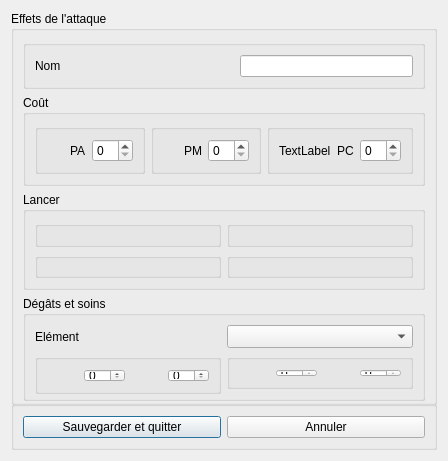
<?xml version="1.0" encoding="UTF-8"?>
<ui version="4.0">
 <class>AttackForm</class>
 <widget class="QDialog" name="AttackForm">
  <property name="geometry">
   <rect>
    <x>0</x>
    <y>0</y>
    <width>448</width>
    <height>461</height>
   </rect>
  </property>
  <property name="minimumSize">
   <size>
    <width>448</width>
    <height>461</height>
   </size>
  </property>
  <property name="maximumSize">
   <size>
    <width>508</width>
    <height>461</height>
   </size>
  </property>
  <property name="windowTitle">
   <string>Créer ou modifier une attaque</string>
  </property>
  <property name="modal">
   <bool>true</bool>
  </property>
  <layout class="QGridLayout" name="gridLayout">
   <item row="0" column="0">
    <widget class="QGroupBox" name="attackEffectsGroupBox">
     <property name="minimumSize">
      <size>
       <width>398</width>
       <height>394</height>
      </size>
     </property>
     <property name="title">
      <string>Effets de l'attaque</string>
     </property>
     <layout class="QGridLayout" name="gridLayout_20">
      <item row="1" column="0">
       <widget class="QGroupBox" name="costBox">
        <property name="title">
         <string>Coût</string>
        </property>
        <layout class="QHBoxLayout" name="horizontalLayout_71">
         <item>
          <widget class="QGroupBox" name="paCostBox">
           <property name="title">
            <string/>
           </property>
           <layout class="QHBoxLayout" name="horizontalLayout_74">
            <item>
             <widget class="QLabel" name="paCostIcon">
              <property name="text">
               <string/>
              </property>
              <property name="pixmap">
               <pixmap resource="../icons.qrc">:/assets/icons/skills/ap.png</pixmap>
              </property>
             </widget>
            </item>
            <item>
             <widget class="QLabel" name="paCostLabel">
              <property name="text">
               <string>PA</string>
              </property>
             </widget>
            </item>
            <item>
             <widget class="QSpinBox" name="paCostSpin"/>
            </item>
           </layout>
          </widget>
         </item>
         <item>
          <widget class="QGroupBox" name="pmCostBox">
           <property name="title">
            <string/>
           </property>
           <layout class="QHBoxLayout" name="horizontalLayout_75">
            <item>
             <widget class="QLabel" name="pmCostIcon">
              <property name="text">
               <string/>
              </property>
              <property name="pixmap">
               <pixmap resource="../icons.qrc">:/assets/icons/skills/mp.png</pixmap>
              </property>
             </widget>
            </item>
            <item>
             <widget class="QLabel" name="pmCostLabel">
              <property name="text">
               <string>PM</string>
              </property>
             </widget>
            </item>
            <item>
             <widget class="QSpinBox" name="pmCostSpin"/>
            </item>
           </layout>
          </widget>
         </item>
         <item>
          <widget class="QGroupBox" name="pcCostBox">
           <property name="title">
            <string/>
           </property>
           <layout class="QHBoxLayout" name="horizontalLayout_76">
            <item>
             <widget class="QLabel" name="pcCostIcon">
              <property name="text">
               <string>TextLabel</string>
              </property>
             </widget>
            </item>
            <item>
             <widget class="QLabel" name="pcCostLabel">
              <property name="text">
               <string>PC</string>
              </property>
             </widget>
            </item>
            <item>
             <widget class="QSpinBox" name="pcCostSpin"/>
            </item>
           </layout>
          </widget>
         </item>
        </layout>
       </widget>
      </item>
      <item row="3" column="0">
       <widget class="QGroupBox" name="damagesHealBox">
        <property name="minimumSize">
         <size>
          <width>378</width>
          <height>105</height>
         </size>
        </property>
        <property name="title">
         <string>Dégâts et soins</string>
        </property>
        <layout class="QGridLayout" name="gridLayout_18">
         <item row="3" column="0">
          <widget class="QGroupBox" name="damagesBox">
           <property name="minimumSize">
            <size>
             <width>176</width>
             <height>40</height>
            </size>
           </property>
           <property name="title">
            <string/>
           </property>
           <layout class="QHBoxLayout" name="horizontalLayout_2">
            <item>
             <widget class="QLabel" name="damagesIconMin">
              <property name="text">
               <string/>
              </property>
              <property name="pixmap">
               <pixmap resource="../icons.qrc">:/assets/icons/skills/mastery.png</pixmap>
              </property>
             </widget>
            </item>
            <item>
             <widget class="QSpinBox" name="damagesSpinMin"/>
            </item>
            <item>
             <widget class="QLabel" name="damagesIconMax">
              <property name="text">
               <string/>
              </property>
              <property name="pixmap">
               <pixmap resource="../icons.qrc">:/assets/icons/skills/mastery.png</pixmap>
              </property>
             </widget>
            </item>
            <item>
             <widget class="QSpinBox" name="damagesSpinMax"/>
            </item>
           </layout>
          </widget>
         </item>
         <item row="3" column="1">
          <widget class="QGroupBox" name="healBox">
           <property name="title">
            <string/>
           </property>
           <layout class="QHBoxLayout" name="horizontalLayout">
            <item>
             <widget class="QLabel" name="healIconMin">
              <property name="text">
               <string/>
              </property>
              <property name="pixmap">
               <pixmap resource="../icons.qrc">:/assets/icons/skills/heals.png</pixmap>
              </property>
             </widget>
            </item>
            <item>
             <widget class="QSpinBox" name="healSpinMin"/>
            </item>
            <item>
             <widget class="QLabel" name="healIconMax">
              <property name="text">
               <string/>
              </property>
              <property name="pixmap">
               <pixmap resource="../icons.qrc">:/assets/icons/skills/heals.png</pixmap>
              </property>
             </widget>
            </item>
            <item>
             <widget class="QSpinBox" name="healSpinMax"/>
            </item>
           </layout>
          </widget>
         </item>
         <item row="2" column="0">
          <widget class="QLabel" name="elementLabel">
           <property name="text">
            <string>Elément</string>
           </property>
          </widget>
         </item>
         <item row="2" column="1">
          <widget class="QComboBox" name="elementComboBox">
           <property name="font">
            <font>
             <pointsize>10</pointsize>
            </font>
           </property>
           <property name="accessibleName">
            <string>0</string>
           </property>
           <property name="insertPolicy">
            <enum>QComboBox::InsertAlphabetically</enum>
           </property>
           <property name="sizeAdjustPolicy">
            <enum>QComboBox::AdjustToContents</enum>
           </property>
           <property name="iconSize">
            <size>
             <width>20</width>
             <height>20</height>
            </size>
           </property>
          </widget>
         </item>
        </layout>
       </widget>
      </item>
      <item row="0" column="0">
       <widget class="QGroupBox" name="attackNameBox">
        <property name="title">
         <string/>
        </property>
        <layout class="QHBoxLayout" name="horizontalLayout_60">
         <item>
          <widget class="QLabel" name="attackNameLabel">
           <property name="text">
            <string>Nom</string>
           </property>
          </widget>
         </item>
         <item>
          <spacer name="attackNameSpacer">
           <property name="orientation">
            <enum>Qt::Horizontal</enum>
           </property>
           <property name="sizeHint" stdset="0">
            <size>
             <width>40</width>
             <height>20</height>
            </size>
           </property>
          </spacer>
         </item>
         <item>
          <widget class="QLineEdit" name="attackNameLineEdit"/>
         </item>
        </layout>
       </widget>
      </item>
      <item row="2" column="0">
       <widget class="QGroupBox" name="launchBox">
        <property name="title">
         <string>Lancer</string>
        </property>
        <layout class="QGridLayout" name="gridLayout_16">
         <item row="1" column="2">
          <widget class="QGroupBox" name="typeAreaBox">
           <property name="title">
            <string/>
           </property>
           <layout class="QHBoxLayout" name="horizontalLayout_63">
            <item>
             <widget class="QLabel" name="typeAreaLabel">
              <property name="text">
               <string>Type de zone</string>
              </property>
             </widget>
            </item>
            <item>
             <widget class="QComboBox" name="typeAreaFormComboBox">
              <property name="font">
               <font>
                <pointsize>10</pointsize>
               </font>
              </property>
              <property name="accessibleName">
               <string>0</string>
              </property>
              <property name="insertPolicy">
               <enum>QComboBox::InsertAlphabetically</enum>
              </property>
              <property name="sizeAdjustPolicy">
               <enum>QComboBox::AdjustToContents</enum>
              </property>
              <property name="iconSize">
               <size>
                <width>20</width>
                <height>20</height>
               </size>
              </property>
             </widget>
            </item>
            <item>
             <widget class="QSpinBox" name="typeAreaSizeSpin"/>
            </item>
           </layout>
          </widget>
         </item>
         <item row="1" column="0">
          <widget class="QGroupBox" name="typeLaunchBox">
           <property name="title">
            <string/>
           </property>
           <layout class="QHBoxLayout" name="horizontalLayout_61">
            <item>
             <widget class="QLabel" name="typeLaunchLabel">
              <property name="text">
               <string>Type de lancer</string>
              </property>
             </widget>
            </item>
            <item>
             <widget class="QComboBox" name="typeLaunchComboBox">
              <property name="font">
               <font>
                <pointsize>10</pointsize>
               </font>
              </property>
              <property name="accessibleName">
               <string>0</string>
              </property>
              <property name="insertPolicy">
               <enum>QComboBox::InsertAlphabetically</enum>
              </property>
              <property name="sizeAdjustPolicy">
               <enum>QComboBox::AdjustToContents</enum>
              </property>
              <property name="iconSize">
               <size>
                <width>20</width>
                <height>20</height>
               </size>
              </property>
             </widget>
            </item>
           </layout>
          </widget>
         </item>
         <item row="0" column="2">
          <widget class="QGroupBox" name="viewLineBox">
           <property name="title">
            <string/>
           </property>
           <layout class="QHBoxLayout" name="horizontalLayout_62">
            <item>
             <widget class="QLabel" name="viewLineLabel">
              <property name="text">
               <string>Ligne de vue</string>
              </property>
             </widget>
            </item>
            <item>
             <widget class="QCheckBox" name="viewLineCheckBox">
              <property name="enabled">
               <bool>false</bool>
              </property>
              <property name="text">
               <string>Besoin</string>
              </property>
              <property name="checked">
               <bool>true</bool>
              </property>
             </widget>
            </item>
           </layout>
          </widget>
         </item>
         <item row="0" column="0">
          <widget class="QGroupBox" name="poAttackBox">
           <property name="title">
            <string/>
           </property>
           <layout class="QHBoxLayout" name="horizontalLayout_68">
            <item>
             <widget class="QLabel" name="poAttackIcon">
              <property name="text">
               <string/>
              </property>
              <property name="pixmap">
               <pixmap resource="../icons.qrc">:/assets/icons/skills/range.png</pixmap>
              </property>
             </widget>
            </item>
            <item>
             <widget class="QLabel" name="poAttackLabel">
              <property name="text">
               <string>PO</string>
              </property>
             </widget>
            </item>
            <item>
             <widget class="QSpinBox" name="poAttackSpinMin"/>
            </item>
            <item>
             <widget class="QSpinBox" name="poAttackSpinMax"/>
            </item>
           </layout>
          </widget>
         </item>
        </layout>
       </widget>
      </item>
     </layout>
    </widget>
   </item>
   <item row="1" column="0">
    <widget class="QGroupBox" name="buttonBox">
     <property name="title">
      <string/>
     </property>
     <layout class="QHBoxLayout" name="horizontalLayout_3">
      <item>
       <widget class="QPushButton" name="saveButton">
        <property name="text">
         <string>Sauvegarder et quitter</string>
        </property>
       </widget>
      </item>
      <item>
       <widget class="QPushButton" name="cancelButton">
        <property name="text">
         <string>Annuler</string>
        </property>
       </widget>
      </item>
     </layout>
    </widget>
   </item>
  </layout>
 </widget>
 <resources>
  <include location="../icons.qrc"/>
 </resources>
 <connections/>
</ui>
